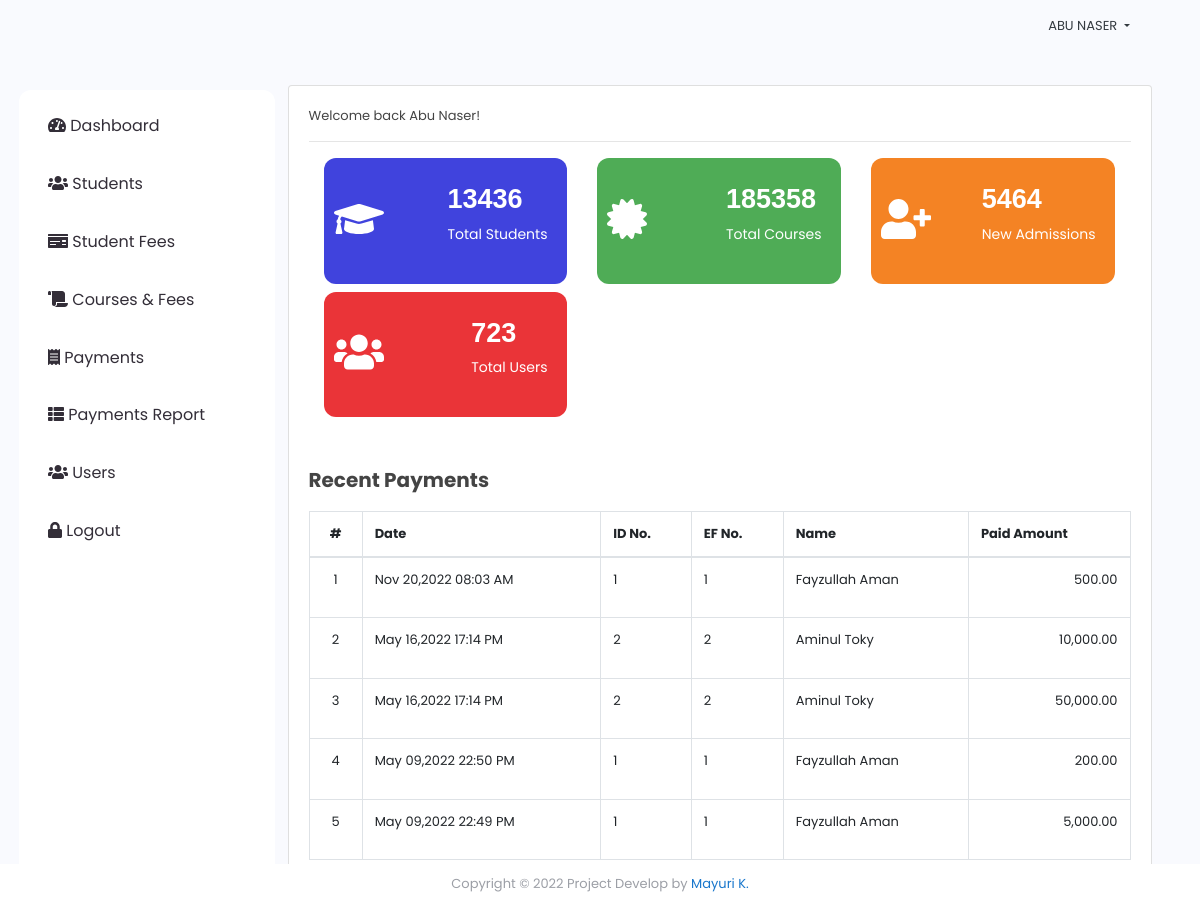
The page /click_fees/index.php (signed in) on the database its author committed.
### tables this page shows
CREATE TABLE `payments` (
  `id` int(30) NOT NULL,
  `ef_id` int(30) NOT NULL,
  `amount` float NOT NULL,
  `remarks` text NOT NULL,
  `date_created` datetime NOT NULL DEFAULT current_timestamp() ON UPDATE current_timestamp()
);

CREATE TABLE `student` (
  `id` int(30) NOT NULL,
  `id_no` varchar(100) NOT NULL,
  `name` text NOT NULL,
  `contact` varchar(100) NOT NULL,
  `address` text NOT NULL,
  `email` varchar(200) NOT NULL,
  `date_created` datetime NOT NULL DEFAULT current_timestamp()
);

CREATE TABLE `student_ef_list` (
  `id` int(30) NOT NULL,
  `student_id` int(30) NOT NULL,
  `ef_no` varchar(200) NOT NULL,
  `course_id` int(30) NOT NULL,
  `total_fee` float NOT NULL,
  `date_created` datetime NOT NULL DEFAULT current_timestamp()
);

### click_fees/home.php (the view, shortened to what this page needs)
<?php include 'db_connect.php' ?>
<div class="containe-fluid">
	<div class="row mt-3 ml-3 mr-3">
        <div class="col-lg-12">
            <div class="card">
                <div class="card-body">
                    <?php echo "Welcome back ". $_SESSION['login_name']."!"  ?>
                    <hr>
                    <div class="container">
                        <div class="row">
                            <div class="col-lg-4 mb-2">
                                <div class="card-box bg-blue">
                                    <div class="icon">
                                        <i class="fa fa-graduation-cap" aria-hidden="true"></i>
                                    </div>
                                    <div class="inner">
                                        <h3> 13436 </h3>
                                        <p> Total Students </p>
                                    </div>
                                </div>
                            </div>
                            <div class="col-lg-4">
                                <div class="card-box bg-green">
                                     <div class="icon text-white">
                                        <i class="fa fa-certificate " aria-hidden="true"></i>
                                    </div>
                                    <div class="inner">
                                        <h3>185358 </h3>
                                        <p> Total Courses</p>
                                    </div>
                                </div>
                            </div>
                            <div class="col-lg-4">
                                <div class="card-box bg-orange">
                                      <div class="icon">
                                        <i class="fa fa-user-plus" aria-hidden="true"></i>
                                    </div>
                                    <div class="inner">
                                        <h3> 5464 </h3>
                                        <p> New Admissions </p>
                                    </div>
                                </div>
                            </div>
                            <div class="col-lg-4 ">
                                <div class="card-box bg-red">
                                    <div class="icon">
                                        <i class="fa fa-users"></i>
                                    </div>
                                    <div class="inner">
                                        <h3> 723 </h3>
                                        <p> Total Users </p>
                                    </div>
                                </div>
                            </div>
                        </div>
                        <div class="row">
                             <div class="mt-5 mb-3">
                               <b class="display-6">Recent Payments</b>
                            </div>
                            <table class="table table-condensed table-bordered table-hover">
                            <thead>
                                <tr>
                                    <th class="text-center">#</th>
                                    <th class="">Date</th>
                                    <th class="">ID No.</th>
                                    <th class="">EF No.</th>
                                    <th class="">Name</th>
                                    <th class="">Paid Amount</th>
                                </tr>
                            </thead>
                            <tbody>
                                <?php
                                $i = 1;
                                $payments = $conn->query("SELECT p.*,s.name as sname, ef.ef_no,s.id_no FROM payments p inner join student_ef_list ef on ef.id = p.ef_id inner join student s on s.id = ef.student_id order by unix_timestamp(p.date_created) desc ");
                                if($payments->num_rows > 0):
                                while($row=$payments->fetch_assoc()):
                                ?>
                                <tr>
                                    <td class="text-center"><?php echo $i++ ?></td>
                                    <td>
                                        <p><?php echo date("M d,Y H:i A",strtotime($row['date_created'])) ?></p>
                                    </td>
                                    <td>
                                        <p><?php echo $row['id_no'] ?></p>
                                    </td>
                                    <td>
                                        <p><?php echo $row['ef_no'] ?></p>
                                    </td>
                                    <td>
                                        <p><?php echo ucwords($row['sname']) ?></p>
                                    </td>
                                    <td class="text-right">
                                        <p><?php echo number_format($row['amount'],2) ?></p>
                                    </td>
                                </tr>
                                <?php
                                    endwhile;
                                    else:
                                ?>
                                <tr>
                                    <th class="text-center" colspan="7">No data.</th>
                                </tr>
                                <?php
                                    endif;
                                ?>
                            </tbody>
                        </table>
                        </div>
                    </div>
                </div>
            </div>
        </div>
    </div>
</div>

### click_fees/assets/css/style.css (style rules this page uses)
body { font-family: "Poppins", sans-serif; color: #444444; width: 100%; height: calc(100%); font-size: .813rem; background-color: #f9fafe; }
h1, h2, h3, h4, h5, h6 { font-family: "Raleway", sans-serif; }
.card-box { color: #fff; padding: 20px 10px 23px; display: flex; align-items: center; justify-content: space-between; border-radius: 12px; }
.card-box .inner { padding: 5px 10px 0 10px; }
.card-box h3 { font-size: 27px; font-weight: bold; margin: 0 0 8px 0; white-space: nowrap; padding: 0; text-align: left; }
.card-box p { font-size: 14px; }
.card-box .icon { font-size: 40px; }
.bg-blue { background-color: #4043dd !important; }
.bg-green { background-color: #4fac56 !important; }
.bg-orange { background-color: #f48324 !important; }
.bg-red { background-color: #ea3438 !important; }
.display-6 { font-size: 20px; }

### rows shown on the page
payments: date_created "Nov 20,2022 08:03 AM", student.id_no "1", student_ef_list.ef_no "1", student.name "Fayzullah Aman", amount "500.00"
payments: date_created "May 16,2022 17:14 PM", student.id_no "2", student_ef_list.ef_no "2", student.name "Aminul Toky", amount "10,000.00"
payments: date_created "May 16,2022 17:14 PM", student.id_no "2", student_ef_list.ef_no "2", student.name "Aminul Toky", amount "50,000.00"
payments: date_created "May 09,2022 22:50 PM", student.id_no "1", student_ef_list.ef_no "1", student.name "Fayzullah Aman", amount "200.00"
payments: date_created "May 09,2022 22:49 PM", student.id_no "1", student_ef_list.ef_no "1", student.name "Fayzullah Aman", amount "5,000.00"

### other values the page prints
$_SESSION['login_name'] "ABU NASER"
$_SESSION['login_name'] "Abu Naser"
